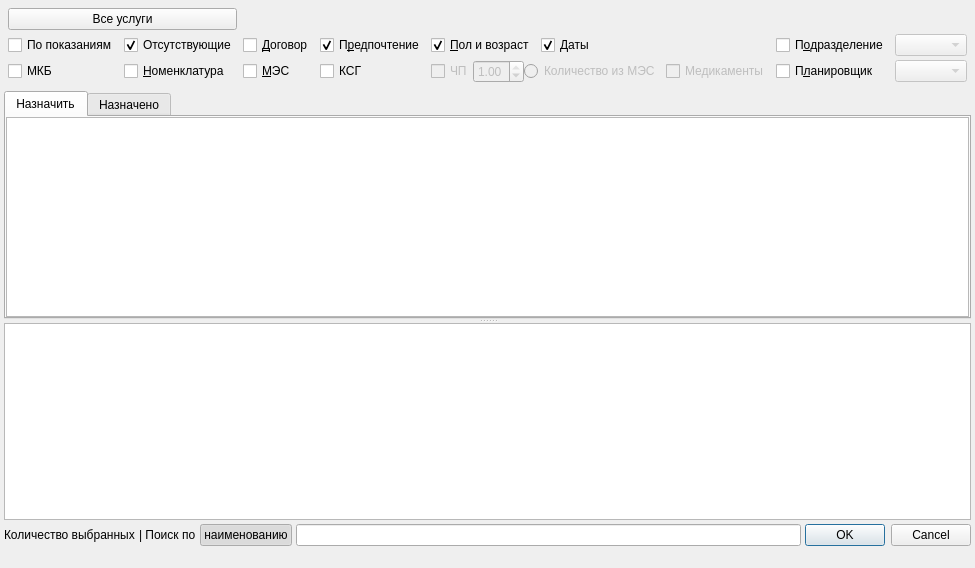
<?xml version="1.0" encoding="UTF-8"?>
<ui version="4.0">
 <class>ActionTypesSelectorDialog</class>
 <widget class="QDialog" name="ActionTypesSelectorDialog">
  <property name="geometry">
   <rect>
    <x>0</x>
    <y>0</y>
    <width>913</width>
    <height>568</height>
   </rect>
  </property>
  <property name="windowTitle">
   <string>Выберите действия</string>
  </property>
  <property name="sizeGripEnabled">
   <bool>false</bool>
  </property>
  <layout class="QGridLayout" name="gridLayout_2">
   <item row="3" column="1">
    <widget class="QDialogButtonBox" name="buttonBox">
     <property name="sizePolicy">
      <sizepolicy hsizetype="Fixed" vsizetype="Fixed">
       <horstretch>0</horstretch>
       <verstretch>0</verstretch>
      </sizepolicy>
     </property>
     <property name="standardButtons">
      <set>QDialogButtonBox::Cancel|QDialogButtonBox::Ok</set>
     </property>
    </widget>
   </item>
   <item row="4" column="0">
    <widget class="QLabel" name="lblMesInfo">
     <property name="text">
      <string/>
     </property>
    </widget>
   </item>
   <item row="3" column="0">
    <widget class="QWidget" name="pnlWidgets" native="true">
     <property name="sizePolicy">
      <sizepolicy hsizetype="Expanding" vsizetype="Preferred">
       <horstretch>0</horstretch>
       <verstretch>0</verstretch>
      </sizepolicy>
     </property>
     <layout class="QHBoxLayout" name="horizontalLayout_2">
      <property name="margin">
       <number>0</number>
      </property>
      <item>
       <widget class="QLabel" name="lblSelectedCount">
        <property name="sizePolicy">
         <sizepolicy hsizetype="Maximum" vsizetype="Fixed">
          <horstretch>0</horstretch>
          <verstretch>0</verstretch>
         </sizepolicy>
        </property>
        <property name="text">
         <string>Количество выбранных</string>
        </property>
       </widget>
      </item>
      <item>
       <widget class="QLabel" name="lblFindByCode">
        <property name="sizePolicy">
         <sizepolicy hsizetype="Maximum" vsizetype="Preferred">
          <horstretch>0</horstretch>
          <verstretch>0</verstretch>
         </sizepolicy>
        </property>
        <property name="text">
         <string>| Поиск по</string>
        </property>
       </widget>
      </item>
      <item>
       <widget class="QPushButton" name="btnSearchMode">
        <property name="text">
         <string>наименованию</string>
        </property>
        <property name="checkable">
         <bool>true</bool>
        </property>
        <property name="checked">
         <bool>true</bool>
        </property>
       </widget>
      </item>
      <item>
       <widget class="QLineEdit" name="edtFindByCode">
        <property name="sizePolicy">
         <sizepolicy hsizetype="Expanding" vsizetype="Fixed">
          <horstretch>0</horstretch>
          <verstretch>0</verstretch>
         </sizepolicy>
        </property>
       </widget>
      </item>
     </layout>
    </widget>
   </item>
   <item row="2" column="0" colspan="2">
    <widget class="QSplitter" name="splitter_2">
     <property name="orientation">
      <enum>Qt::Vertical</enum>
     </property>
     <widget class="QWidget" name="pnlSelectedActionTypes" native="true">
      <layout class="QVBoxLayout" name="verticalLayout_2">
       <property name="margin">
        <number>0</number>
       </property>
       <item>
        <widget class="QTabWidget" name="tabWidget">
         <property name="currentIndex">
          <number>0</number>
         </property>
         <widget class="QWidget" name="tabSelected">
          <attribute name="title">
           <string>Назначить</string>
          </attribute>
          <layout class="QVBoxLayout" name="verticalLayout_3">
           <property name="spacing">
            <number>0</number>
           </property>
           <property name="margin">
            <number>0</number>
           </property>
           <item>
            <widget class="CCheckedActionsTableView" name="tblSelectedActionTypes"/>
           </item>
          </layout>
         </widget>
         <widget class="QWidget" name="tabExists">
          <attribute name="title">
           <string>Назначено</string>
          </attribute>
          <layout class="QVBoxLayout" name="verticalLayout_4">
           <property name="spacing">
            <number>0</number>
           </property>
           <property name="margin">
            <number>0</number>
           </property>
           <item>
            <widget class="CTableView" name="tblExistsClientActions"/>
           </item>
          </layout>
         </widget>
        </widget>
       </item>
      </layout>
     </widget>
     <widget class="QWidget" name="pnlActionTypes" native="true">
      <property name="sizePolicy">
       <sizepolicy hsizetype="Preferred" vsizetype="Preferred">
        <horstretch>0</horstretch>
        <verstretch>0</verstretch>
       </sizepolicy>
      </property>
      <layout class="QVBoxLayout" name="verticalLayout">
       <property name="spacing">
        <number>0</number>
       </property>
       <property name="margin">
        <number>0</number>
       </property>
       <item>
        <widget class="QSplitter" name="splitter">
         <property name="orientation">
          <enum>Qt::Horizontal</enum>
         </property>
         <property name="childrenCollapsible">
          <bool>false</bool>
         </property>
         <widget class="CActionTypeAnalysesTreeView" name="treeActionTypeGroups"/>
        </widget>
       </item>
      </layout>
     </widget>
    </widget>
   </item>
   <item row="1" column="0" colspan="2">
    <widget class="QStackedWidget" name="stackedFilters">
     <property name="sizePolicy">
      <sizepolicy hsizetype="Preferred" vsizetype="Fixed">
       <horstretch>0</horstretch>
       <verstretch>0</verstretch>
      </sizepolicy>
     </property>
     <property name="currentIndex">
      <number>0</number>
     </property>
     <widget class="QWidget" name="pageFilters">
      <layout class="QHBoxLayout" name="horizontalLayout_3">
       <item>
        <widget class="QWidget" name="pnlFilter" native="true">
         <layout class="QGridLayout" name="gridLayout">
          <property name="margin">
           <number>0</number>
          </property>
          <property name="horizontalSpacing">
           <number>6</number>
          </property>
          <item row="3" column="4" colspan="2">
           <widget class="QWidget" name="widget" native="true">
            <layout class="QHBoxLayout" name="horizontalLayout">
             <property name="spacing">
              <number>0</number>
             </property>
             <property name="margin">
              <number>0</number>
             </property>
             <item>
              <widget class="QCheckBox" name="chkNecessity">
               <property name="enabled">
                <bool>false</bool>
               </property>
               <property name="sizePolicy">
                <sizepolicy hsizetype="Fixed" vsizetype="Fixed">
                 <horstretch>0</horstretch>
                 <verstretch>0</verstretch>
                </sizepolicy>
               </property>
               <property name="text">
                <string>ЧП</string>
               </property>
              </widget>
             </item>
             <item>
              <widget class="QDoubleSpinBox" name="edtNecessity">
               <property name="enabled">
                <bool>false</bool>
               </property>
               <property name="sizePolicy">
                <sizepolicy hsizetype="Maximum" vsizetype="Fixed">
                 <horstretch>0</horstretch>
                 <verstretch>0</verstretch>
                </sizepolicy>
               </property>
               <property name="maximum">
                <double>1.000000000000000</double>
               </property>
               <property name="singleStep">
                <double>0.100000000000000</double>
               </property>
               <property name="value">
                <double>1.000000000000000</double>
               </property>
              </widget>
             </item>
             <item>
              <widget class="QRadioButton" name="btnAmountFromMES">
               <property name="enabled">
                <bool>false</bool>
               </property>
               <property name="text">
                <string>Количество из МЭС</string>
               </property>
              </widget>
             </item>
            </layout>
           </widget>
          </item>
          <item row="2" column="2">
           <widget class="QCheckBox" name="chkContract">
            <property name="enabled">
             <bool>true</bool>
            </property>
            <property name="sizePolicy">
             <sizepolicy hsizetype="Fixed" vsizetype="Fixed">
              <horstretch>0</horstretch>
              <verstretch>0</verstretch>
             </sizepolicy>
            </property>
            <property name="text">
             <string>&amp;Договор</string>
            </property>
           </widget>
          </item>
          <item row="2" column="3">
           <widget class="QCheckBox" name="chkPreferable">
            <property name="sizePolicy">
             <sizepolicy hsizetype="Fixed" vsizetype="Fixed">
              <horstretch>0</horstretch>
              <verstretch>0</verstretch>
             </sizepolicy>
            </property>
            <property name="text">
             <string>П&amp;редпочтение</string>
            </property>
            <property name="checked">
             <bool>true</bool>
            </property>
           </widget>
          </item>
          <item row="2" column="1">
           <widget class="QCheckBox" name="chkOnlyNotExists">
            <property name="text">
             <string>Отсутствующие</string>
            </property>
            <property name="checked">
             <bool>true</bool>
            </property>
           </widget>
          </item>
          <item row="2" column="0">
           <widget class="QCheckBox" name="chkIndications">
            <property name="text">
             <string>По показаниям</string>
            </property>
           </widget>
          </item>
          <item row="2" column="8">
           <widget class="QCheckBox" name="chkOrgStructure">
            <property name="sizePolicy">
             <sizepolicy hsizetype="Fixed" vsizetype="Fixed">
              <horstretch>0</horstretch>
              <verstretch>0</verstretch>
             </sizepolicy>
            </property>
            <property name="text">
             <string>П&amp;одразделение</string>
            </property>
            <property name="checked">
             <bool>false</bool>
            </property>
           </widget>
          </item>
          <item row="2" column="5">
           <widget class="QCheckBox" name="chkUseDates">
            <property name="text">
             <string>Даты</string>
            </property>
            <property name="checked">
             <bool>true</bool>
            </property>
           </widget>
          </item>
          <item row="2" column="4">
           <widget class="QCheckBox" name="chkSexAndAge">
            <property name="sizePolicy">
             <sizepolicy hsizetype="Fixed" vsizetype="Fixed">
              <horstretch>0</horstretch>
              <verstretch>0</verstretch>
             </sizepolicy>
            </property>
            <property name="text">
             <string>&amp;Пол и возраст</string>
            </property>
            <property name="checked">
             <bool>true</bool>
            </property>
           </widget>
          </item>
          <item row="3" column="3">
           <widget class="QCheckBox" name="chkKsg">
            <property name="text">
             <string>КСГ</string>
            </property>
           </widget>
          </item>
          <item row="3" column="6">
           <widget class="QCheckBox" name="chkMedicament">
            <property name="enabled">
             <bool>false</bool>
            </property>
            <property name="text">
             <string>Медикаменты</string>
            </property>
           </widget>
          </item>
          <item row="3" column="2">
           <widget class="QCheckBox" name="chkMes">
            <property name="sizePolicy">
             <sizepolicy hsizetype="Minimum" vsizetype="Fixed">
              <horstretch>0</horstretch>
              <verstretch>0</verstretch>
             </sizepolicy>
            </property>
            <property name="text">
             <string>&amp;МЭС</string>
            </property>
           </widget>
          </item>
          <item row="3" column="9">
           <widget class="CRBComboBox" name="cmbSpeciality">
            <property name="enabled">
             <bool>false</bool>
            </property>
            <property name="sizePolicy">
             <sizepolicy hsizetype="Expanding" vsizetype="Fixed">
              <horstretch>0</horstretch>
              <verstretch>0</verstretch>
             </sizepolicy>
            </property>
           </widget>
          </item>
          <item row="3" column="1">
           <widget class="QCheckBox" name="chkNomenclative">
            <property name="sizePolicy">
             <sizepolicy hsizetype="Fixed" vsizetype="Fixed">
              <horstretch>0</horstretch>
              <verstretch>0</verstretch>
             </sizepolicy>
            </property>
            <property name="text">
             <string>&amp;Номенклатура</string>
            </property>
           </widget>
          </item>
          <item row="3" column="8">
           <widget class="QCheckBox" name="chkPlanner">
            <property name="sizePolicy">
             <sizepolicy hsizetype="Fixed" vsizetype="Fixed">
              <horstretch>0</horstretch>
              <verstretch>0</verstretch>
             </sizepolicy>
            </property>
            <property name="text">
             <string>П&amp;ланировщик</string>
            </property>
           </widget>
          </item>
          <item row="2" column="9">
           <widget class="COrgStructureComboBox" name="cmbOrgStructure">
            <property name="enabled">
             <bool>false</bool>
            </property>
            <property name="sizePolicy">
             <sizepolicy hsizetype="Expanding" vsizetype="Fixed">
              <horstretch>0</horstretch>
              <verstretch>0</verstretch>
             </sizepolicy>
            </property>
           </widget>
          </item>
          <item row="0" column="0" colspan="2">
           <widget class="QPushButton" name="btnAllActionTypes">
            <property name="text">
             <string>Все услуги</string>
            </property>
           </widget>
          </item>
          <item row="3" column="0">
           <widget class="QCheckBox" name="chkMKB">
            <property name="text">
             <string>МКБ</string>
            </property>
           </widget>
          </item>
         </layout>
        </widget>
       </item>
      </layout>
     </widget>
     <widget class="QWidget" name="pageFavourites">
      <layout class="QGridLayout" name="gridLayout_4">
       <item row="0" column="0">
        <widget class="QWidget" name="pnlFavourites" native="true">
         <widget class="QPushButton" name="btnFavouriteActionTypes">
          <property name="geometry">
           <rect>
            <x>0</x>
            <y>0</y>
            <width>211</width>
            <height>23</height>
           </rect>
          </property>
          <property name="text">
           <string>Избранное</string>
          </property>
         </widget>
        </widget>
       </item>
      </layout>
     </widget>
    </widget>
   </item>
  </layout>
 </widget>
 <layoutdefault spacing="4" margin="4"/>
 <customwidgets>
  <customwidget>
   <class>CRBComboBox</class>
   <extends>QComboBox</extends>
   <header>library/crbcombobox.h</header>
  </customwidget>
  <customwidget>
   <class>CTableView</class>
   <extends>QTableView</extends>
   <header>library/TableView.h</header>
  </customwidget>
  <customwidget>
   <class>COrgStructureComboBox</class>
   <extends>QComboBox</extends>
   <header>Orgs/OrgStructComboBoxes</header>
  </customwidget>
  <customwidget>
   <class>CCheckedActionsTableView</class>
   <extends>QTableView</extends>
   <header>Events/ActionsSelectorSelectedTable.h</header>
  </customwidget>
  <customwidget>
   <class>CActionTypeAnalysesTreeView</class>
   <extends>QTreeView</extends>
   <header>Events/ActionTypeComboBox.h</header>
  </customwidget>
 </customwidgets>
 <tabstops>
  <tabstop>chkOnlyNotExists</tabstop>
  <tabstop>chkContract</tabstop>
  <tabstop>chkOrgStructure</tabstop>
  <tabstop>cmbOrgStructure</tabstop>
  <tabstop>chkNomenclative</tabstop>
  <tabstop>chkMes</tabstop>
  <tabstop>chkNecessity</tabstop>
  <tabstop>edtNecessity</tabstop>
  <tabstop>btnAmountFromMES</tabstop>
  <tabstop>chkPlanner</tabstop>
  <tabstop>cmbSpeciality</tabstop>
  <tabstop>tabWidget</tabstop>
  <tabstop>tblSelectedActionTypes</tabstop>
  <tabstop>treeActionTypeGroups</tabstop>
  <tabstop>edtFindByCode</tabstop>
  <tabstop>buttonBox</tabstop>
  <tabstop>tblExistsClientActions</tabstop>
 </tabstops>
 <resources/>
 <connections>
  <connection>
   <sender>buttonBox</sender>
   <signal>accepted()</signal>
   <receiver>ActionTypesSelectorDialog</receiver>
   <slot>accept()</slot>
   <hints>
    <hint type="sourcelabel">
     <x>777</x>
     <y>427</y>
    </hint>
    <hint type="destinationlabel">
     <x>383</x>
     <y>337</y>
    </hint>
   </hints>
  </connection>
  <connection>
   <sender>buttonBox</sender>
   <signal>rejected()</signal>
   <receiver>ActionTypesSelectorDialog</receiver>
   <slot>reject()</slot>
   <hints>
    <hint type="sourcelabel">
     <x>777</x>
     <y>427</y>
    </hint>
    <hint type="destinationlabel">
     <x>486</x>
     <y>337</y>
    </hint>
   </hints>
  </connection>
  <connection>
   <sender>chkNecessity</sender>
   <signal>clicked(bool)</signal>
   <receiver>edtNecessity</receiver>
   <slot>setEnabled(bool)</slot>
   <hints>
    <hint type="sourcelabel">
     <x>230</x>
     <y>52</y>
    </hint>
    <hint type="destinationlabel">
     <x>272</x>
     <y>54</y>
    </hint>
   </hints>
  </connection>
  <connection>
   <sender>chkMes</sender>
   <signal>clicked(bool)</signal>
   <receiver>chkNecessity</receiver>
   <slot>setEnabled(bool)</slot>
   <hints>
    <hint type="sourcelabel">
     <x>187</x>
     <y>52</y>
    </hint>
    <hint type="destinationlabel">
     <x>230</x>
     <y>52</y>
    </hint>
   </hints>
  </connection>
  <connection>
   <sender>chkPlanner</sender>
   <signal>clicked(bool)</signal>
   <receiver>cmbSpeciality</receiver>
   <slot>setEnabled(bool)</slot>
   <hints>
    <hint type="sourcelabel">
     <x>698</x>
     <y>60</y>
    </hint>
    <hint type="destinationlabel">
     <x>752</x>
     <y>54</y>
    </hint>
   </hints>
  </connection>
  <connection>
   <sender>chkOrgStructure</sender>
   <signal>toggled(bool)</signal>
   <receiver>cmbOrgStructure</receiver>
   <slot>setEnabled(bool)</slot>
   <hints>
    <hint type="sourcelabel">
     <x>698</x>
     <y>31</y>
    </hint>
    <hint type="destinationlabel">
     <x>752</x>
     <y>28</y>
    </hint>
   </hints>
  </connection>
  <connection>
   <sender>chkMes</sender>
   <signal>clicked(bool)</signal>
   <receiver>btnAmountFromMES</receiver>
   <slot>setEnabled(bool)</slot>
   <hints>
    <hint type="sourcelabel">
     <x>164</x>
     <y>48</y>
    </hint>
    <hint type="destinationlabel">
     <x>363</x>
     <y>48</y>
    </hint>
   </hints>
  </connection>
  <connection>
   <sender>chkMes</sender>
   <signal>clicked(bool)</signal>
   <receiver>chkMedicament</receiver>
   <slot>setEnabled(bool)</slot>
   <hints>
    <hint type="sourcelabel">
     <x>143</x>
     <y>60</y>
    </hint>
    <hint type="destinationlabel">
     <x>504</x>
     <y>48</y>
    </hint>
   </hints>
  </connection>
 </connections>
</ui>
